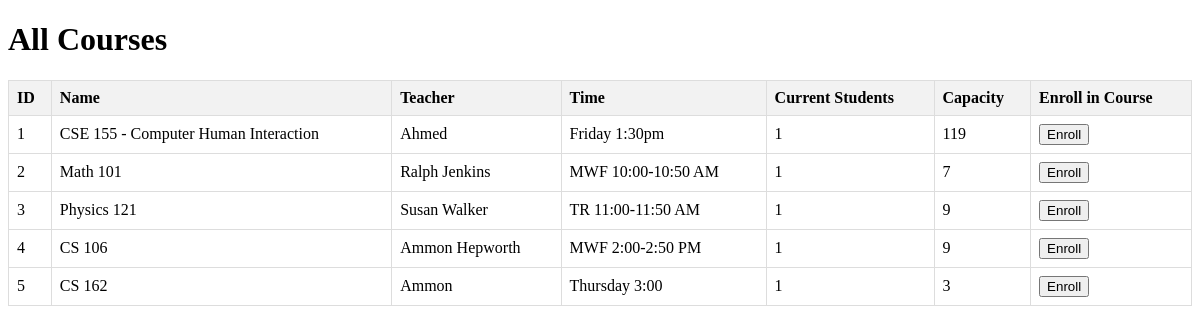
Before: /all-courses (signed in) with the older database file.
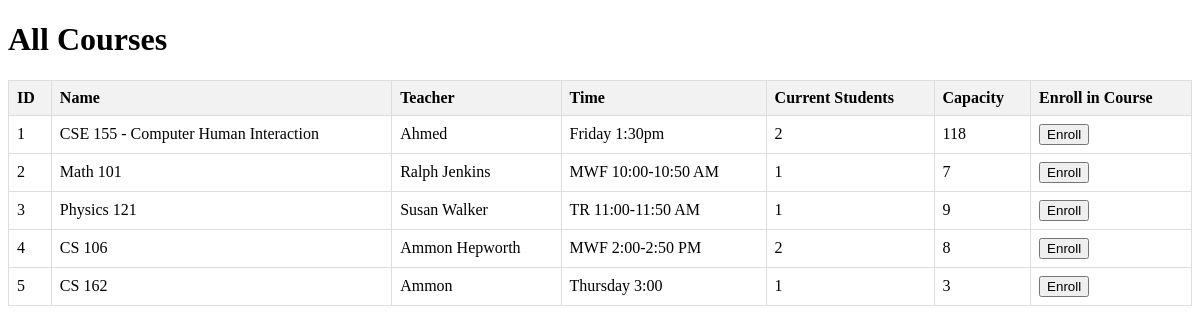
After: the same page with the newer database file.
### login_example.py (models this page shows)
class Course(db.Model):
    id = db.Column(db.Integer, primary_key=True)
    name = db.Column(db.String(100), nullable=False)
    teacher = db.Column(db.String(100), nullable=False)
    time = db.Column(db.String(100), nullable=False)
    current_students = db.Column(db.Integer, default=0)
    capacity = db.Column(db.Integer, nullable=False)
    users = db.relationship("User", secondary="user_course" ,backref="Course")

### login_example.py (the view)
@app.route('/all-courses')
@login_required
def all_courses():
    courses = Course.query.all()
    return render_template('all_courses.html', courses=courses)

### login_example.py (called while the page is built)
@login_manager.user_loader
def load_user(user_id):
    return User.query.get(int(user_id))

### templates/all_courses.html (shortened to what this page needs)
<!DOCTYPE html>
<html lang="en">
<head>
</head>
<body>
    <h1>All Courses</h1>
    <table>
        <thead>
            <tr>
                <th>ID</th>
                <th>Name</th>
                <th>Teacher</th>
                <th>Time</th>
                <th>Current Students</th>
                <th>Capacity</th>
                <th>Enroll in Course</th>
            </tr>
        </thead>
        <tbody>
            {% for course in courses %}
            <tr>
                <td>{{ course.id }}</td>
                <td>{{ course.name }}</td>
                <td>{{ course.teacher }}</td>
                <td>{{ course.time }}</td>
                <td>{{ course.current_students }}</td>
                <td>{{ course.capacity }}</td>
                <td>
                    <form action="/enroll_course" method="POST">
                    <button type="submit">Enroll</button>
                    </form>
                </td>
            </tr>
            {% endfor %}
        </tbody>
    </table>
</body>
</html>

### templates/all_courses.html (style rules this page uses)
table { width: 100%; border-collapse: collapse; }
th, td { border: 1px solid #dddddd; text-align: left; padding: 8px; }
th { background-color: #f2f2f2; }

Changed rows visible on the page:
changed Course "CSE 155 - Computer Human Interaction": current_students "1" → "2"; capacity "119" → "118"
changed Course "CS 106": current_students "1" → "2"; capacity "9" → "8"
